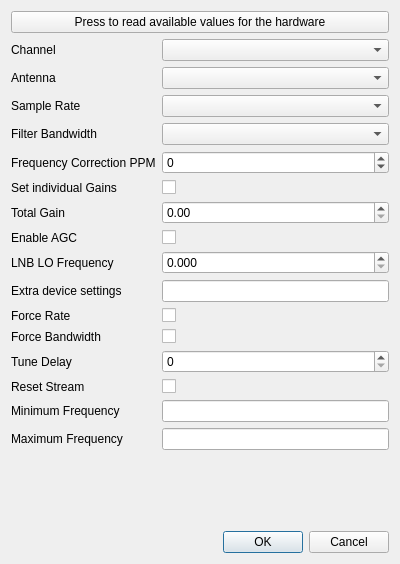
<?xml version="1.0" encoding="UTF-8"?>
<ui version="4.0">
 <class>DeviceSettings</class>
 <widget class="QDialog" name="DeviceSettings">
  <property name="geometry">
   <rect>
    <x>0</x>
    <y>0</y>
    <width>400</width>
    <height>564</height>
   </rect>
  </property>
  <property name="windowTitle">
   <string>Dialog</string>
  </property>
  <layout class="QVBoxLayout" name="verticalLayout">
   <item>
    <widget class="QPushButton" name="pushButton">
     <property name="text">
      <string>Press to read available values for the hardware</string>
     </property>
    </widget>
   </item>
   <item>
    <layout class="QFormLayout" name="formLayout">
     <item row="0" column="0">
      <widget class="QLabel" name="label_2">
       <property name="text">
        <string>Channel</string>
       </property>
      </widget>
     </item>
     <item row="1" column="0">
      <widget class="QLabel" name="label">
       <property name="text">
        <string>Antenna</string>
       </property>
      </widget>
     </item>
     <item row="2" column="0">
      <widget class="QLabel" name="label_3">
       <property name="text">
        <string>Sample Rate</string>
       </property>
      </widget>
     </item>
     <item row="3" column="0">
      <widget class="QLabel" name="label_4">
       <property name="text">
        <string>Filter Bandwidth</string>
       </property>
      </widget>
     </item>
     <item row="4" column="0">
      <widget class="QLabel" name="label_5">
       <property name="text">
        <string>Frequency Correction PPM</string>
       </property>
      </widget>
     </item>
     <item row="6" column="0">
      <widget class="QLabel" name="devTotalGainLabel">
       <property name="text">
        <string>Total Gain</string>
       </property>
      </widget>
     </item>
     <item row="17" column="0">
      <widget class="QLabel" name="label_7">
       <property name="text">
        <string/>
       </property>
      </widget>
     </item>
     <item row="8" column="0">
      <widget class="QLabel" name="label_9">
       <property name="text">
        <string>Enable AGC</string>
       </property>
      </widget>
     </item>
     <item row="9" column="0">
      <widget class="QLabel" name="label_10">
       <property name="text">
        <string>LNB LO Frequency</string>
       </property>
      </widget>
     </item>
     <item row="10" column="0">
      <widget class="QLabel" name="label_11">
       <property name="text">
        <string>Extra device settings</string>
       </property>
      </widget>
     </item>
     <item row="10" column="1">
      <widget class="QLineEdit" name="devExtraDeviceSettings">
       <property name="cli" stdset="0">
        <string>--device-settings</string>
       </property>
      </widget>
     </item>
     <item row="11" column="0">
      <widget class="QLabel" name="label_12">
       <property name="text">
        <string>Force Rate</string>
       </property>
      </widget>
     </item>
     <item row="12" column="0">
      <widget class="QLabel" name="label_13">
       <property name="text">
        <string>Force Bandwidth</string>
       </property>
      </widget>
     </item>
     <item row="13" column="0">
      <widget class="QLabel" name="label_14">
       <property name="text">
        <string>Tune Delay</string>
       </property>
      </widget>
     </item>
     <item row="14" column="0">
      <widget class="QLabel" name="label_15">
       <property name="text">
        <string>Reset Stream</string>
       </property>
      </widget>
     </item>
     <item row="0" column="1">
      <widget class="QComboBox" name="devChannel">
       <property name="cli" stdset="0">
        <string>-C</string>
       </property>
      </widget>
     </item>
     <item row="1" column="1">
      <widget class="QComboBox" name="devAntenna">
       <property name="cli" stdset="0">
        <string>-A</string>
       </property>
      </widget>
     </item>
     <item row="2" column="1">
      <widget class="QComboBox" name="devSampleRate">
       <property name="cli" stdset="0">
        <string>-r</string>
       </property>
      </widget>
     </item>
     <item row="4" column="1">
      <widget class="QSpinBox" name="devFreqCorrection">
       <property name="minimum">
        <number>-999999999</number>
       </property>
       <property name="maximum">
        <number>999999999</number>
       </property>
       <property name="cli" stdset="0">
        <string>-p</string>
       </property>
      </widget>
     </item>
     <item row="6" column="1">
      <widget class="QDoubleSpinBox" name="devTotalGain">
       <property name="cli" stdset="0">
        <string>-g</string>
       </property>
      </widget>
     </item>
     <item row="8" column="1">
      <widget class="QCheckBox" name="devEnableAGC">
       <property name="text">
        <string/>
       </property>
       <property name="cli" stdset="0">
        <string>-a</string>
       </property>
      </widget>
     </item>
     <item row="9" column="1">
      <widget class="QDoubleSpinBox" name="devLNBLOFreaquency">
       <property name="decimals">
        <number>3</number>
       </property>
       <property name="maximum">
        <double>9999999999.000000000000000</double>
       </property>
       <property name="cli" stdset="0">
        <string>--lnb-lo</string>
       </property>
      </widget>
     </item>
     <item row="11" column="1">
      <widget class="QCheckBox" name="checkBox">
       <property name="text">
        <string/>
       </property>
       <property name="cli" stdset="0">
        <string>--force-rate</string>
       </property>
      </widget>
     </item>
     <item row="12" column="1">
      <widget class="QCheckBox" name="checkBox_2">
       <property name="text">
        <string/>
       </property>
       <property name="cli" stdset="0">
        <string>--force-bandwidth</string>
       </property>
      </widget>
     </item>
     <item row="14" column="1">
      <widget class="QCheckBox" name="checkBox_3">
       <property name="text">
        <string/>
       </property>
       <property name="cli" stdset="0">
        <string>--reset-stream</string>
       </property>
      </widget>
     </item>
     <item row="13" column="1">
      <widget class="QSpinBox" name="spinBox">
       <property name="cli" stdset="0">
        <string>--tune-delay</string>
       </property>
      </widget>
     </item>
     <item row="3" column="1">
      <widget class="QComboBox" name="devBandwidth_CB">
       <property name="cli" stdset="0">
        <string>-w</string>
       </property>
      </widget>
     </item>
     <item row="5" column="0">
      <widget class="QLabel" name="label_8">
       <property name="text">
        <string>Set individual Gains</string>
       </property>
      </widget>
     </item>
     <item row="5" column="1">
      <widget class="QCheckBox" name="devSetIndividualGains">
       <property name="text">
        <string/>
       </property>
      </widget>
     </item>
     <item row="15" column="0">
      <widget class="QLabel" name="label_6">
       <property name="text">
        <string>Minimum Frequency</string>
       </property>
      </widget>
     </item>
     <item row="15" column="1">
      <widget class="QLineEdit" name="devMinimumFreq">
       <property name="readOnly">
        <bool>true</bool>
       </property>
      </widget>
     </item>
     <item row="16" column="0">
      <widget class="QLabel" name="label_16">
       <property name="text">
        <string>Maximum Frequency</string>
       </property>
      </widget>
     </item>
     <item row="16" column="1">
      <widget class="QLineEdit" name="devMaximumFreq">
       <property name="readOnly">
        <bool>true</bool>
       </property>
      </widget>
     </item>
    </layout>
   </item>
   <item>
    <widget class="QDialogButtonBox" name="buttonBox">
     <property name="orientation">
      <enum>Qt::Horizontal</enum>
     </property>
     <property name="standardButtons">
      <set>QDialogButtonBox::Cancel|QDialogButtonBox::Ok</set>
     </property>
    </widget>
   </item>
  </layout>
 </widget>
 <resources/>
 <connections>
  <connection>
   <sender>buttonBox</sender>
   <signal>accepted()</signal>
   <receiver>DeviceSettings</receiver>
   <slot>accept()</slot>
   <hints>
    <hint type="sourcelabel">
     <x>248</x>
     <y>254</y>
    </hint>
    <hint type="destinationlabel">
     <x>157</x>
     <y>274</y>
    </hint>
   </hints>
  </connection>
  <connection>
   <sender>buttonBox</sender>
   <signal>rejected()</signal>
   <receiver>DeviceSettings</receiver>
   <slot>reject()</slot>
   <hints>
    <hint type="sourcelabel">
     <x>316</x>
     <y>260</y>
    </hint>
    <hint type="destinationlabel">
     <x>286</x>
     <y>274</y>
    </hint>
   </hints>
  </connection>
 </connections>
</ui>
